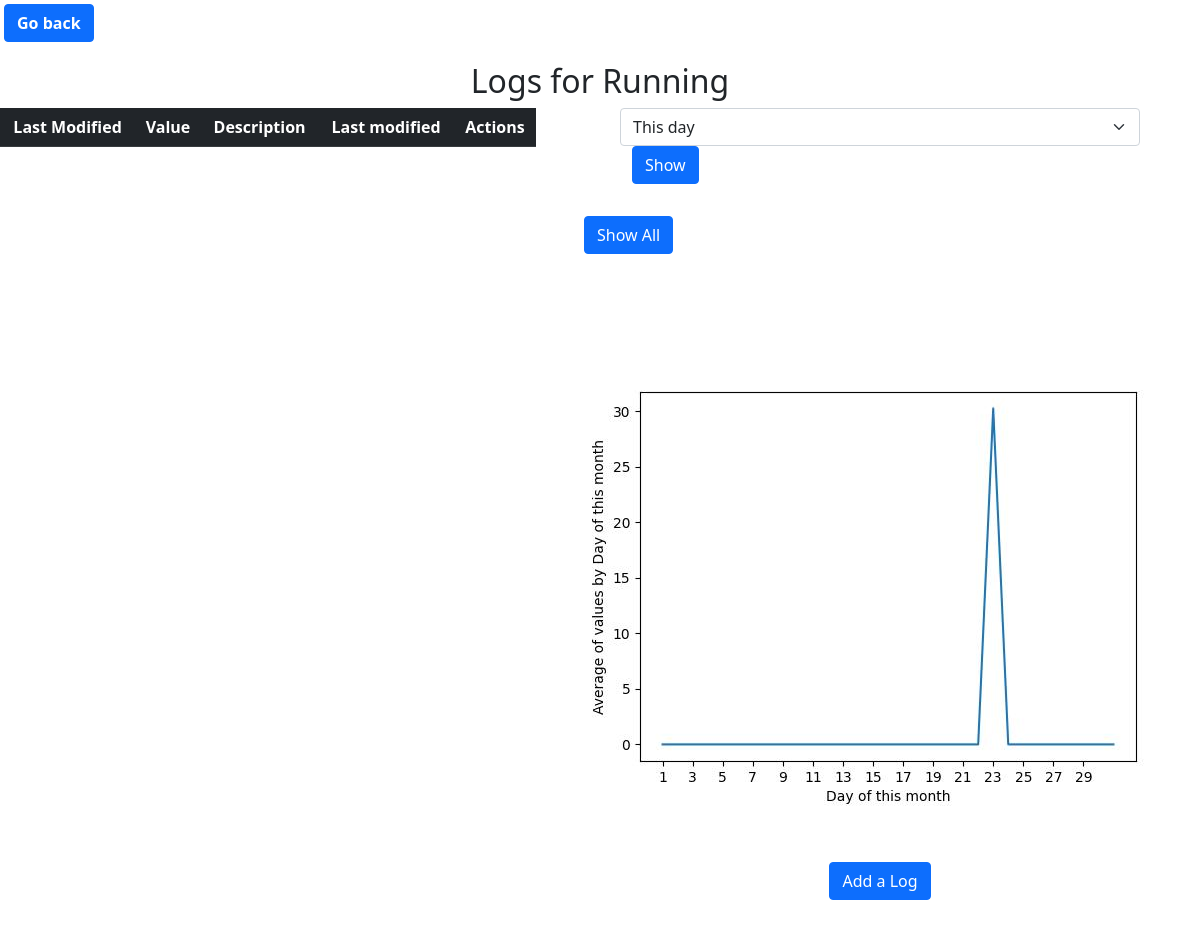
Page /Sharan/Running/logs on the earlier database version.
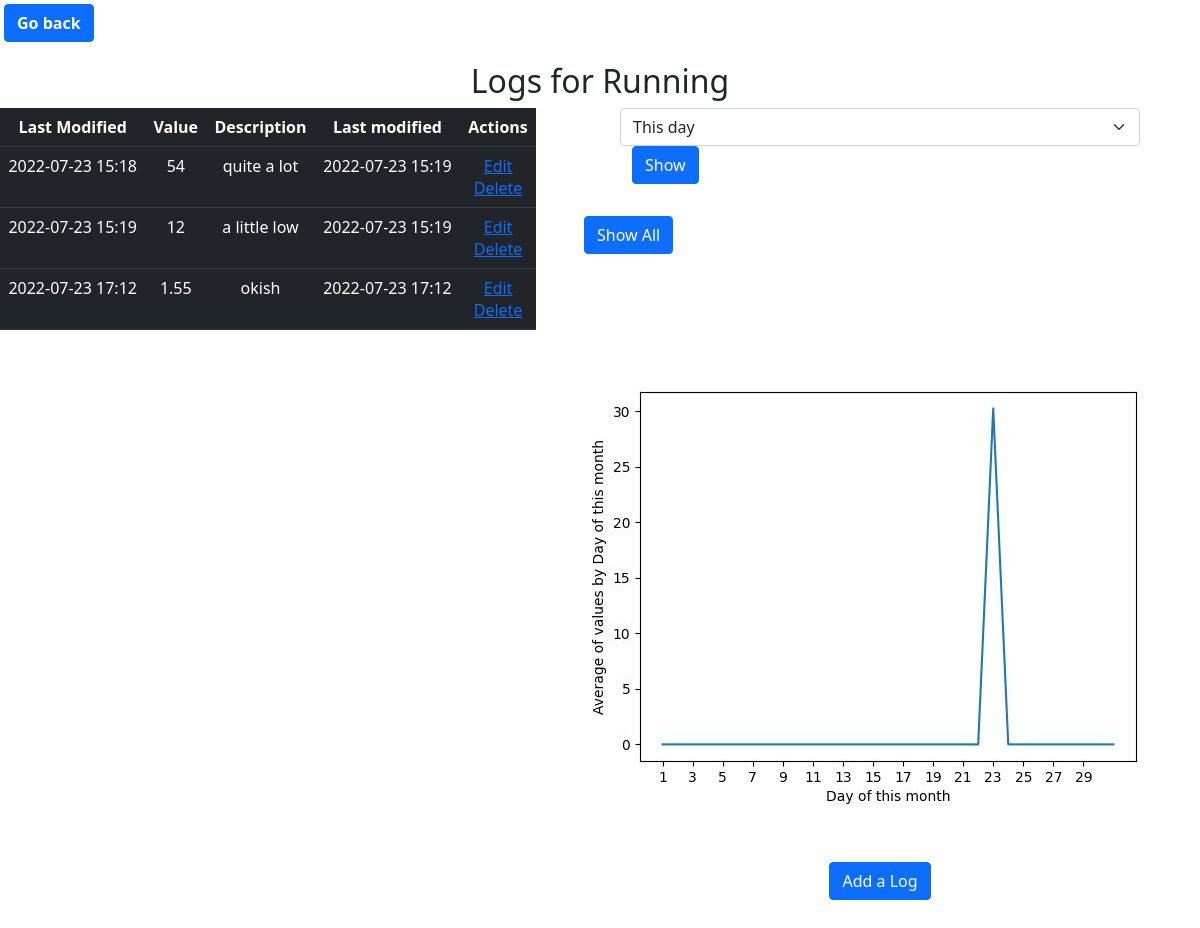
Same page on the later database version.
### application/models.py (models this page shows)
class Logs(db.Model):
    __tablename__ = 'Logs'
    LogID = db.Column(db.Integer, autoincrement= True, primary_key=True)
    UserName = db.Column(db.String, nullable=False)
    Tracker_name = db.Column(db.String, nullable=False)
    Date_created = db.Column(db.String, nullable=False)
    Last_modified = db.Column(db.String, nullable=False)
    Value = db.Column(db.Integer, nullable = False)
    Description = db.Column(db.String, nullable = True)

### application/controllers.py (the view, shortened to what this page needs)
@app.route('/<string:UserName>/<string:Tracker_name>/logs', methods=['GET', 'POST'])
def logs_page(UserName, Tracker_name):
    if request.method == 'GET':
        logs_queried = Logs.query.filter(Logs.UserName == UserName).filter(Logs.Tracker_name == Tracker_name).all()
        logs_list = []
        for i in logs_queried:
            log_dic = i.__dict__
            log_dic['Last_modified'] = log_dic['Last_modified'][:16]
            log_dic['Date_created'] = log_dic['Date_created'][:16]
            logs_list.append([log_dic['Date_created'], log_dic['Value'], log_dic['Description'], log_dic['Last_modified'], log_dic['LogID']])
        return render_template('logs.html', logs_list= logs_list, name = UserName, tracker_name = Tracker_name)

### application/controllers.py (called while the page is built)
@app.context_processor
def override_url_for():
    return dict(url_for=dated_url_for)

def dated_url_for(endpoint, **values):
    if endpoint == 'static':
        filename = values.get('filename', None)
        if filename:
            file_path = os.path.join(app.root_path,
                                     endpoint, filename)
            values['q'] = int(os.stat(file_path).st_mtime)
    return url_for(endpoint, **values)

### templates/logs.html (shortened to what this page needs)
<DOCTYPE! html>
<html>
<head>
    <link href="/static/css/main.min.css" rel="stylesheet" >
</head>
<body>
    <nav class="navbar navbar-expand-lg p-1">
        <form action="/{{name}}/trackers" method="GET" class="navbar-form">
            <input type="submit" value="Go back" class="btn btn-primary fw-bold text-decoration-none"/>
        </form>
    </nav>
    <h2 class="text-center">Logs for {{tracker_name}}</h2>
    <div class="row">
        <div class="col">
    <table class="table table-dark text-center py-5">
        <tr>
            <th>Last Modified</th>
            <th>Value</th>
            <th>Description</th>
            <th>Last modified</th>
            <th>Actions</th>
        </tr>
        {%for i in logs_list%}
        <tr>
            {% for j in i[:-1] %}
            <td>{{j}}</td>
            {% endfor %}
            <td>
                <a href="/{{name}}/{{tracker_name}}/logs/{{i[4]}}/edit">Edit</a> <br>
                <a href="/{{name}}/{{tracker_name}}/logs/{{i[4]}}/delete">Delete</a>
            </td>
        </tr>
        {%endfor%}
    </table>
</div>
<div class="col">
    <div class="container">
        <form action="/{{name}}/{{tracker_name}}/logs" method="POST" id="time_period" class="container px-5">
            <div class="row">
                <select name="period" id="period" class="form-select col">
                    <option value=0>This day</option>
                </select>
            </div>
            <div class="col">
                <input type="submit" value = "Show" class="btn btn-primary mb-3 text-center">
            </div>
        </form>
        <form action="/{{name}}/{{tracker_name}}/logs" class="mb-3 text-center col-1">
            <input type="submit" value="Show All" class="btn btn-primary mb-3 text-center"/>
        </form>
    </div>
    <div class="py-5">
        <img src="{{ url_for('static', filename='trendline.jpg') }}" class="img-responsive" />
    </div>
    <form action="/{{name}}/{{tracker_name}}/logs/add" class="mb-3 text-center">
        <input type="submit" value="Add a Log" class="btn btn-primary mb-3 text-center"/>
    </form>
</div>
</body>

Differences in the rows shown:
added Logs: 1 "2022-07-23 15:18" "54" "2022-07-23 15:19", Description "quite a lot"
added Logs: 1 "2022-07-23 15:19" "12" "2022-07-23 15:19", Description "a little low"
added Logs: 1 "2022-07-23 17:12" "2022-07-23 17:12", Value "1.55", Description "okish"
